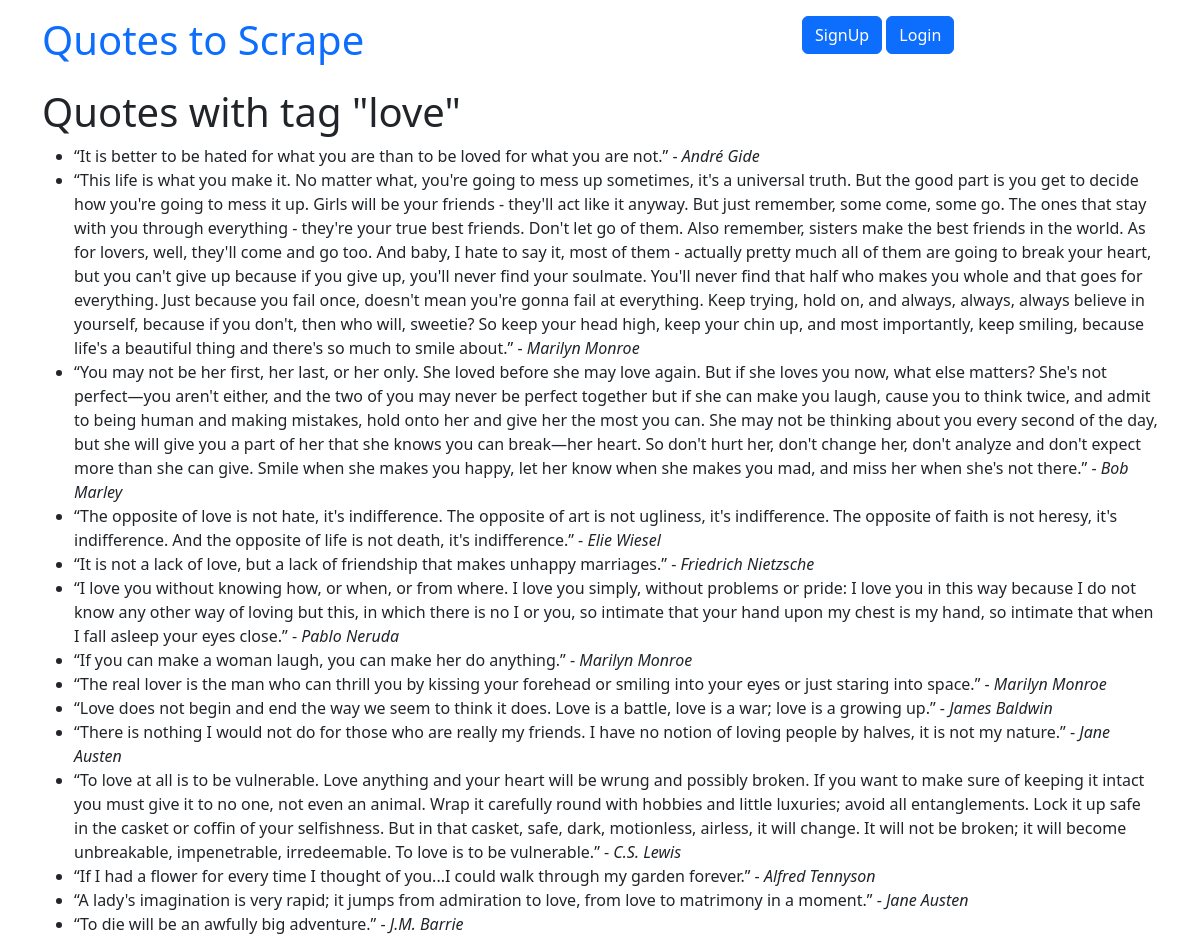
The app's page /tag/love/ with its own data.
### quotes/models.py (models this page shows, shortened)
class Tag(models.Model):
    name = models.CharField(max_length=50, null=False, unique=True)
    def __str__(self):
        return self.name

class Quote(models.Model):
    quote = models.TextField()
    tags = models.ManyToManyField(Tag)
    author = models.ForeignKey(Author, on_delete=models.CASCADE, default=None, null=True)
    created_at = models.DateTimeField(auto_now_add=True)

class Author(models.Model):
    fullname = models.CharField(max_length=50)
    date_born = models.CharField(max_length=50)
    born_location = models.CharField(max_length=150)
    bio = models.TextField()
    created_at = models.DateTimeField(auto_now_add=True)

### quotes/views.py (the view)
# urls.py: path('tag/<slug:tag_name>/', views.tag_quotes, name='tag_quotes'),
def tag_quotes(request, tag_name):
    tag = get_object_or_404(Tag, name=tag_name)
    quotes = Quote.objects.filter(tags__name=tag_name)
    context = {
        'tag': tag,
        'quotes': quotes,
    }
    return render(request, 'quotes/tag_quotes.html', context)

### quotes/templates/quotes/tag_quotes.html
{% extends 'quotes/base.html' %}
{% block content %}
  <h1>Quotes with tag "{{ tag }}"</h1>
  <ul>
    {% for quote in quotes %}
      <li>{{ quote.quote }} - <em>{{ quote.author.fullname }}</em></li>
    {% endfor %}
  </ul>
{% endblock %}

### records on screen
Tag: name "love"
Quote: quote "“It is better to be hated for what you are than to be loved for what you are not.”", author.fullname "André Gide"
Quote: quote "“This life is what you make it. No matter what, you're going to mess up sometimes, it's a universal truth. But the good part is you get to decide how you're going to mess it up. Girls will be your friends - they'll act like it anyway. But just remember, some come, some go. The ones that stay with you through everything - they're your true best friends. Don't let go of them. Also remember, sisters make the best friends in the world. As for lovers, well, they'll come and go too. And baby, I hate to say it, most of them - actually pretty much all of them are going to break your heart, but you can't give up because if you give up, you'll never find your soulmate. You'll never find that half who…", author.fullname "Marilyn Monroe"
Quote: quote "“You may not be her first, her last, or her only. She loved before she may love again. But if she loves you now, what else matters? She's not perfect—you aren't either, and the two of you may never be perfect together but if she can make you laugh, cause you to think twice, and admit to being human and making mistakes, hold onto her and give her the most you can. She may not be thinking about you every second of the day, but she will give you a part of her that she knows you can break—her heart. So don't hurt her, don't change her, don't analyze and don't expect more than she can give. Smile when she makes you happy, let her know when she makes you mad, and miss her when she's not there.”", author.fullname "Bob Marley"
Quote: quote "“The opposite of love is not hate, it's indifference. The opposite of art is not ugliness, it's indifference. The opposite of faith is not heresy, it's indifference. And the opposite of life is not death, it's indifference.”", author.fullname "Elie Wiesel"
Quote: quote "“It is not a lack of love, but a lack of friendship that makes unhappy marriages.”", author.fullname "Friedrich Nietzsche"
Quote: quote "“I love you without knowing how, or when, or from where. I love you simply, without problems or pride: I love you in this way because I do not know any other way of loving but this, in which there is no I or you, so intimate that your hand upon my chest is my hand, so intimate that when I fall asleep your eyes close.”", author.fullname "Pablo Neruda"
Quote: quote "“If you can make a woman laugh, you can make her do anything.”", author.fullname "Marilyn Monroe"
Quote: quote "“The real lover is the man who can thrill you by kissing your forehead or smiling into your eyes or just staring into space.”", author.fullname "Marilyn Monroe"
Quote: quote "“Love does not begin and end the way we seem to think it does. Love is a battle, love is a war; love is a growing up.”", author.fullname "James Baldwin"
Quote: quote "“There is nothing I would not do for those who are really my friends. I have no notion of loving people by halves, it is not my nature.”", author.fullname "Jane Austen"
Quote: quote "“To love at all is to be vulnerable. Love anything and your heart will be wrung and possibly broken. If you want to make sure of keeping it intact you must give it to no one, not even an animal. Wrap it carefully round with hobbies and little luxuries; avoid all entanglements. Lock it up safe in the casket or coffin of your selfishness. But in that casket, safe, dark, motionless, airless, it will change. It will not be broken; it will become unbreakable, impenetrable, irredeemable. To love is to be vulnerable.”", author.fullname "C.S. Lewis"
Quote: quote "“If I had a flower for every time I thought of you...I could walk through my garden forever.”", author.fullname "Alfred Tennyson"
Quote: quote "“A lady's imagination is very rapid; it jumps from admiration to love, from love to matrimony in a moment.”", author.fullname "Jane Austen"
Quote: quote "“To die will be an awfully big adventure.”", author.fullname "J.M. Barrie"
